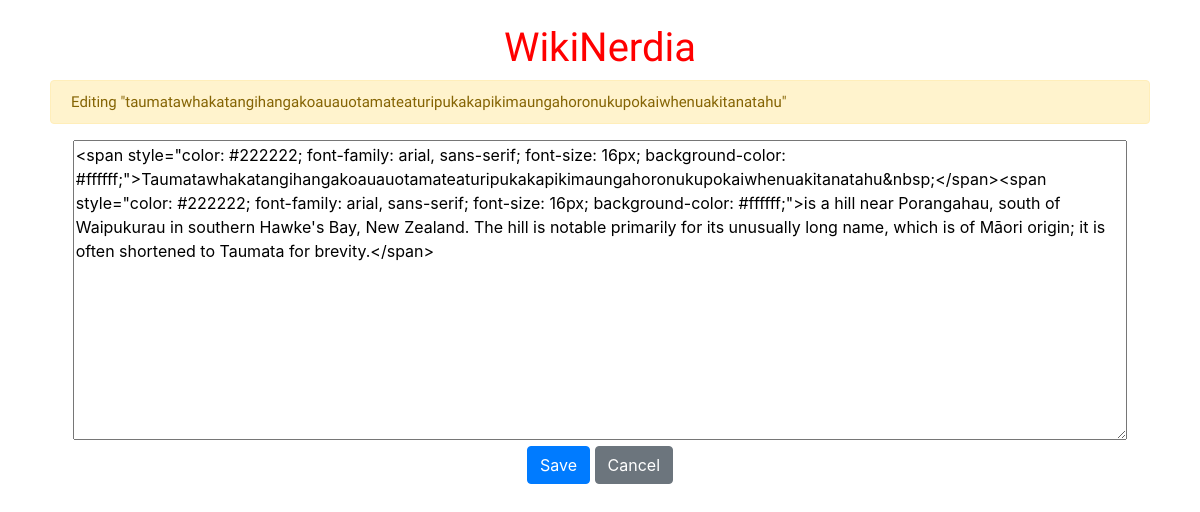
The page /wiki/taumatawhakatangihangakoauauotamateaturipukakapikimaungahoronukupokaiwhenuakitanatahu/edit (signed in) on the database its author committed.
### wiki/models.py (models this page shows, shortened)
class Page(models.Model):
    title = models.CharField(max_length=64, primary_key=True)
    content = models.TextField()
    counter = models.IntegerField(default=0)

### wiki/views.py (the view)
# urls.py: path('<str:pk>/edit', views.edit_page, name='edit_page'),
@login_required(login_url='wiki:login')
def edit_page(request, pk):
    try:
        page = Page.objects.get(pk=pk)
        content = page.content
    except Page.DoesNotExist:
        content = ''
    return render(request, 'wiki/edit_page.html', {'page_name': pk, 'content': content},)

### wiki/templates/wiki/edit_page.html (shortened to what this page needs)
{% extends 'wiki/base.html' %}
{% load staticfiles %}
{% block content %}
<div style="padding: 0 50px 0 50px;">
    <h2>
        <div class="alert alert-warning" role="alert">{%block contentTitle %}Editing "{{page_name}}"{% endblock %}</div>
    </h2>
</div>
<div class="container">
    <form method="post" action="{% url 'wiki:save_page' page_name %}" class="text-center">
        <textarea id="id_content" name="content"
            style="width:95%; height:90%; min-height: 300px;">{{content}}</textarea>
        <br />
        <button name="Save" class="btn btn-primary" type="submit" value="Save">Save</button>
        <button name="Cancel" class="btn btn-secondary" type="submit" value="Reset">Cancel</button>
    </form>
</div>
{% endblock %}

### wiki/static/wiki/style.css (style rules this page uses)
body { background: rgb(255, 255, 255); }
h2 { font-family: 'Days One', sans-serif; font-size: 15px; color: rgb(0, 143, 0); }

### rows shown on the page
Page: title "taumatawhakatangihangakoauauotamateaturipukakapikimaungahoronukupokaiwhenuakitanatahu", content "<span style=\"color: #222222; font-family: arial, sans-serif; font-size: 16px; background-color: #ffffff;\">Taumatawhakatangihangakoauauotamateaturipukakapikimaungahoronukupokaiwhenuakitanatahu&nbsp;</span><span style=\"color: #222222; font-family: arial, sans-serif; font-size: 16px; background-color: #ffffff;\">is a hill near Porangahau, south of Waipukurau in southern Hawke's Bay, New Zealand. The hill is notable primarily for its unusually long name, which is of Māori origin; it is often shortened to Taumata for brevity.</span>"
